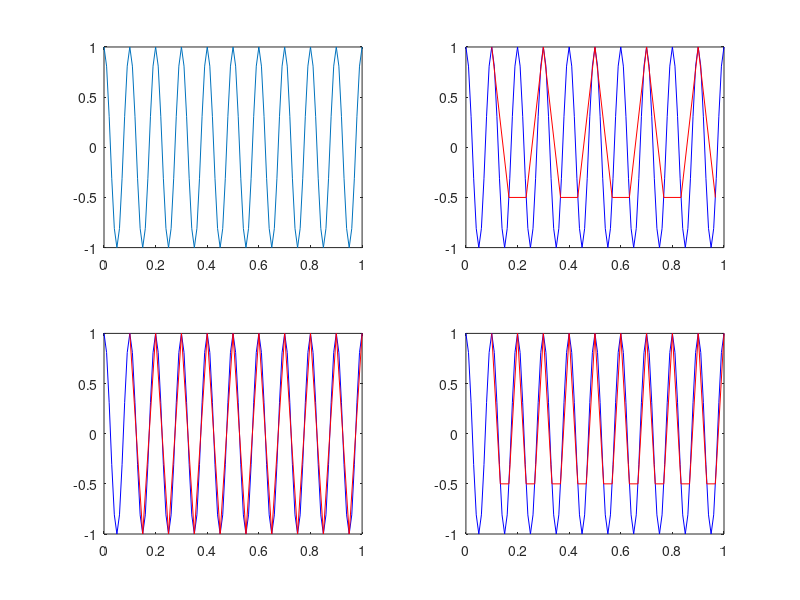

MATLAB code to generate this figure:
t=0:0.01:1;
fm=10;
x1=cos(2*pi*fm*t)
subplot(2,2,1);
plot(t,x1)

fs1=1.5*fm
n1=0.1:1/fs1:1;
x2=cos(2*pi*fm*n1)
subplot(2,2,2)
plot(t,x1,'b',n1,x2,'r')

fs2=2*fm
n2=0.1:1/fs2:1;
x3=cos(2*pi*fm*n2)
subplot(2,2,3)
plot(t,x1,'b',n2,x3,'r')

fs3=3*fm
n3=0.1:1/fs3:1;
x3=cos(2*pi*fm*n3)
subplot(2,2,4)
plot(t,x1,'b',n3,x3,'r')



